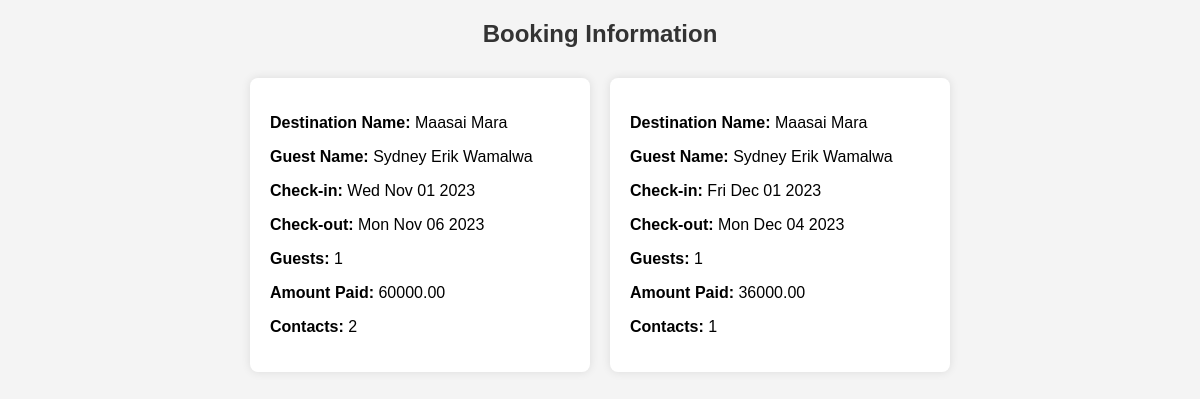
/viewbookings/1, run on an earlier commit of the app's database.
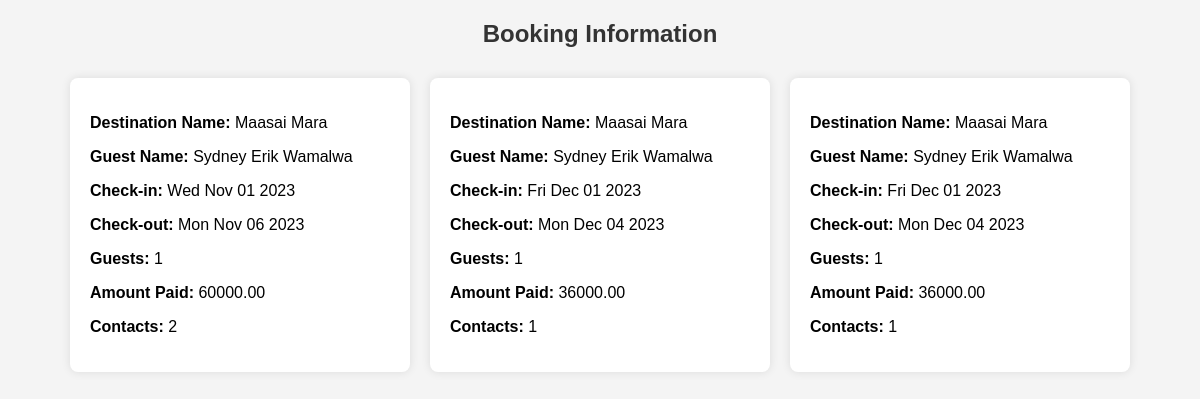
And on a later commit of the database.
### tables this page shows
CREATE TABLE destination_bookings (
            id INTEGER PRIMARY KEY,
            destination_name TEXT NOT NULL,
            guest_name TEXT NOT NULL,
            destination_booking_id INTEGER NOT NULL,
            check_in DATE NOT NULL,
            check_out DATE NOT NULL,
            guests INTEGER NOT NULL,
            amount VARCHAR NOT NULL,
            user_id INTEGER NOT NULL,
            contacts TEXT NOT NULL,
            Type TEXT NOT NULL,
            FOREIGN KEY (Type) REFERENCES destinations (Type),
            FOREIGN KEY (user_id) REFERENCES users(id),
            FOREIGN KEY (destination_booking_id) REFERENCES destinations (id)
        );

### app.py (the view)
@app.route('/viewbookings/<destination_id>')
def viewbooking(destination_id):
    try:
        with sqlite3.connect('users.db') as connection:
            cursor = connection.cursor()
            cursor.execute("SELECT * FROM destination_bookings WHERE destination_booking_id = ?", (destination_id,))
            bookings_data = cursor.fetchall()
        return render_template('admin_view_booking.html', bookings_data=bookings_data)
    except Exception as e:
        print(f"Error fetching bookings: {e}")
        bookings_data = []
        return render_template('admin_view_booking.html', bookings_data=bookings_data, error=str(e))

### templates/admin_view_booking.html (shortened to what this page needs)
<!DOCTYPE html>
<html lang="en">
<head>
</head>
<body>
    <h2>Booking Information</h2>
    <div class="bookings-container">
        {% for booking in bookings_data %}
            <div class="bookings">
                <p><strong>Destination Name:</strong> {{ booking[1] }}</p>
                <p><strong>Guest Name:</strong> {{ booking[2] }}</p>
                <p><strong>Check-in:</strong> {{ booking[4] }}</p>
                <p><strong>Check-out:</strong> {{ booking[5] }}</p>
                <p><strong>Guests:</strong> {{ booking[3] }}</p>
                <p><strong>Amount Paid:</strong> {{ booking[7] }}</p>
                <p><strong>Contacts:</strong> {{ booking[8] }}</p>
            </div>
        {% endfor %}
    </div>
</body>
</html>

What changed in the data, as far as the page shows it:
added destination_bookings: destination_name "Maasai Mara", guest_name "Sydney Erik Wamalwa", check_in "Fri Dec 01 2023", check_out "Mon Dec 04 2023", destination_booking "1", amount "36000.00", user "1"
